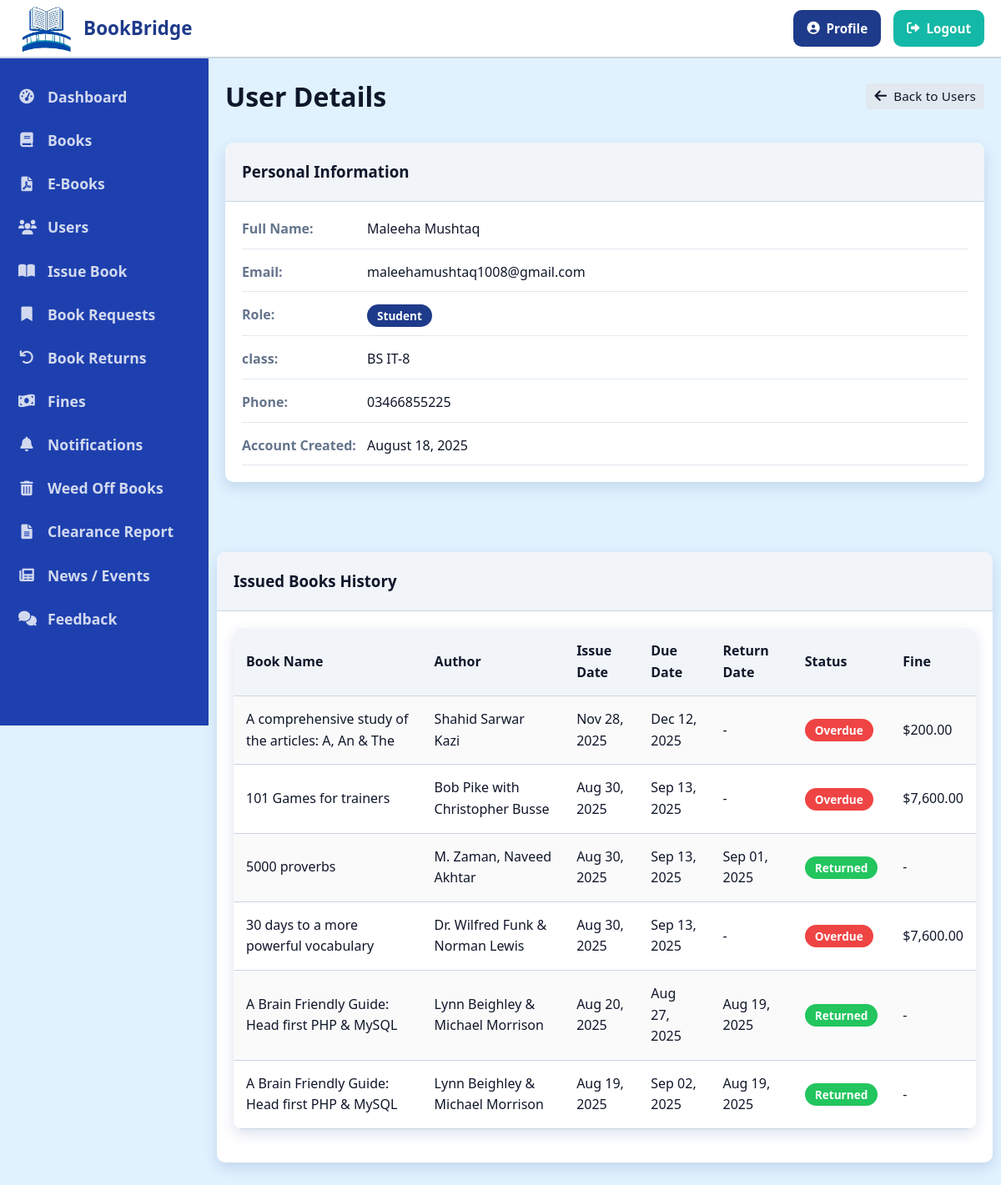
The app's page /librarian/user_details.php?id=41 (signed in) with its own data.
### tables this page shows
CREATE TABLE `users` (
  `id` int(11) NOT NULL,
  `unique_id` varchar(20) DEFAULT NULL,
  `name` varchar(100) NOT NULL,
  `email` varchar(100) NOT NULL,
  `password` varchar(255) NOT NULL,
  `role` enum('librarian','student','faculty') NOT NULL,
  `class` varchar(100) DEFAULT NULL,
  `phone` varchar(20) DEFAULT NULL,
  `address` text DEFAULT NULL,
  `created_at` timestamp NOT NULL DEFAULT current_timestamp(),
  `approval_status` varchar(20) DEFAULT 'pending',
  `approved_at` timestamp NULL DEFAULT NULL,
  `rejected_at` timestamp NULL DEFAULT NULL,
  `email_verified` tinyint(1) DEFAULT 0,
  `email_verification_token` varchar(255) DEFAULT NULL
);

CREATE TABLE `issued_books` (
  `id` int(11) NOT NULL,
  `book_id` int(11) NOT NULL,
  `user_id` int(11) NOT NULL,
  `issue_date` timestamp NOT NULL DEFAULT current_timestamp(),
  `return_date` date NOT NULL,
  `actual_return_date` date DEFAULT NULL,
  `status` enum('issued','returned','overdue') NOT NULL DEFAULT 'issued',
  `fine_amount` decimal(10,2) DEFAULT 0.00
);

CREATE TABLE `books` (
  `id` int(11) NOT NULL,
  `book_name` varchar(100) DEFAULT NULL,
  `author` varchar(100) DEFAULT NULL,
  `book_no` varchar(20) DEFAULT NULL,
  `publisher` varchar(100) DEFAULT NULL,
  `category` varchar(50) DEFAULT NULL,
  `available_quantity` int(11) NOT NULL DEFAULT 0,
  `total_quantity` int(11) NOT NULL DEFAULT 0,
  `created_at` timestamp NOT NULL DEFAULT current_timestamp(),
  `updated_at` timestamp NOT NULL DEFAULT current_timestamp() ON UPDATE current_timestamp()
);

### librarian/user_details.php (the view, shortened to what this page needs)
<?php
include_once '../includes/header.php';
$userId = isset($_GET['id']) ? (int)$_GET['id'] : 0;
$stmt = $conn->prepare("SELECT * FROM users WHERE id = ?");
$stmt->bind_param("i", $userId);
$stmt->execute();
$result = $stmt->get_result();
$user = $result->fetch_assoc();
$stmt = $conn->prepare("
    SELECT ib.*, b.book_name, b.author
    FROM issued_books ib
    JOIN books b ON ib.book_id = b.id
    WHERE ib.user_id = ?
    ORDER BY ib.issue_date DESC
");
$stmt->bind_param("i", $userId);
$stmt->execute();
$issuedBooks = $stmt->get_result();
?>
<div class="d-flex justify-between align-center mb-4">
    <h1 class="page-title">User Details</h1>
    <div>
        <a href="users.php" class="btn btn-secondary">
            <i class="fas fa-arrow-left"></i> Back to Users
        </a>
    </div>
</div>
<div class="dashboard-row" style="margin-top:30px";>
    <div class="dashboard-col">
        <div class="card">
            <div class="card-header">
                <h3>Personal Information</h3>
            </div>
            <div class="card-body">
                <div class="user-info">
                    <div class="info-item">
                        <label>Full Name:</label>
                        <span><?php echo htmlspecialchars($user['name']); ?></span>
                    </div>
                    <div class="info-item">
                        <label>Email:</label>
                        <span><?php echo htmlspecialchars($user['email']); ?></span>
                    </div>
                    <div class="info-item">
                        <label>Role:</label>
                        <span>
                            <?php
                            switch ($user['role']) {
                                case 'student':
                                    echo '<span class="badge badge-primary">Student</span>';
                                    break;
                            }
                            ?>
                        </span>
                    </div>
                    <div class="info-item">
                        <label>class:</label>
                        <span><?php echo htmlspecialchars($user['class'] ?: 'Not specified'); ?></span>
                    </div>
                    <div class="info-item">
                        <label>Phone:</label>
                        <span><?php echo htmlspecialchars($user['phone'] ?: 'Not specified'); ?></span>
                    </div>
                    <div class="info-item">
                        <label>Account Created:</label>
                        <span><?php echo date('F j, Y', strtotime($user['created_at'])); ?></span>
                    </div>
                </div>
            </div>
        </div>
    </div>
<div class="card mt-4">
    <div class="card-header">
        <h3>Issued Books History</h3>
    </div>
    <div class="card-body" >
        <div class="table-container">
            <table class="table table-striped">
                <thead>
                    <tr>
                        <th>Book Name</th>
                        <th>Author</th>
                        <th>Issue Date</th>
                        <th>Due Date</th>
                        <th>Return Date</th>
                        <th>Status</th>
                        <th>Fine</th>
                    </tr>
                </thead>
                <tbody>
                    <?php if ($issuedBooks->num_rows > 0): ?>
                        <?php while ($book = $issuedBooks->fetch_assoc()): ?>
                            <tr>
                                <td><?php echo htmlspecialchars($book['book_name']); ?></td>
                                <td><?php echo htmlspecialchars($book['author']); ?></td>
                                <td><?php echo date('M d, Y', strtotime($book['issue_date'])); ?></td>
                                <td><?php echo date('M d, Y', strtotime($book['return_date'])); ?></td>
                                <td>
                                    <?php
                                    if ($book['actual_return_date']) {
                                        echo date('M d, Y', strtotime($book['actual_return_date']));
                                    } else {
                                        echo '-';
                                    }
                                    ?>
                                </td>
                                <td>
                                    <?php
                                    switch ($book['status']) {
                                        case 'returned':
                                            echo '<span class="badge badge-success">Returned</span>';
                                            break;
                                        case 'overdue':
                                            echo '<span class="badge badge-danger">Overdue</span>';
                                            break;
                                    }
                                    ?>
                                </td>
                                <td>
                                    <?php
                                    if ($book['fine_amount'] > 0) {
                                        echo '$' . number_format($book['fine_amount'], 2);
                                    } else {
                                        echo '-';
                                    }
                                    ?>
                                </td>
                            </tr>
                        <?php endwhile; ?>
                    <?php else: ?>
                        <tr>
                            <td colspan="7" class="text-center">No books issued yet</td>
                        </tr>
                    <?php endif; ?>
                </tbody>
            </table>
        </div>
    </div>
</div>
<?php
include_once '../includes/footer.php';
?>

### css/style.css (style rules this page uses)
:root { --primary-color: #1E3A8A; --primary-light: #3B82F6; --primary-dark: #1E40AF; --secondary-color: #E0F2FE; --accent-color: #14B8A6; --success-color: #22C55E; --warning-color: #F59E0B; --danger-color: #EF4444; --text-color: #0F172A; --text-light: #64748B; --white: #FFFFFF; --gray-100: #F1F5F9; --gray-200: #E2E8F0; --gray-300: #CBD5E1; --gray-400: #94A3B8; --gray-500: #64748B; --border-radius: 10px; --box-shadow: 0 6px 16px rgba(30, 58, 138, 0.15); --transition: all 0.3s ease-in-out; }
* { margin: 0; padding: 0; box-sizing: border-box; }
body { font-family: 'Segoe UI', Tahoma, Geneva, Verdana, sans-serif; line-height: 1.6; color: var(--text-color); background-color: var(--secondary-color); }
a { text-decoration: none; color: var(--primary-color); transition: var(--transition); }
.d-flex { display: flex; }
.justify-between { justify-content: space-between; }
.align-center { align-items: center; }
.btn { display: inline-flex; align-items: center; justify-content: center; padding: 10px 20px; border: none; border-radius: var(--border-radius); cursor: pointer; font-weight: 500; transition: var(--transition); text-align: center; gap: 8px; font-size: 0.95em; line-height: 1.4; letter-spacing: 0.01em; white-space: nowrap; }
.btn i { font-size: 1.1em; }
.btn-secondary { background-color: var(--gray-200); color: var(--text-color); }
.card { background-color: var(--white); border-radius: var(--border-radius); box-shadow: var(--box-shadow); margin-bottom: 20px; overflow: hidden; transition: var(--transition); }
.card-header { padding: 20px; border-bottom: 1px solid var(--gray-300); background-color: var(--gray-100); font-weight: 600; display: flex; justify-content: space-between; align-items: center; flex-wrap: wrap; gap: 10px; }
.card-body { padding: 20px; }
.table-container { overflow-x: auto; margin-bottom: 20px; background: var(--white); border-radius: var(--border-radius); box-shadow: var(--box-shadow); -webkit-overflow-scrolling: touch; }
.table { width: 100%; border-collapse: collapse; margin-bottom: 0; min-width: 600px; }
.table th, .table td { padding: 15px; text-align: left; border-bottom: 1px solid var(--gray-300); vertical-align: middle; }
.table th { background-color: var(--gray-100); font-weight: 600; color: var(--text-color); position: sticky; top: 0; z-index: 10; }
.table-striped tbody tr:nth-of-type(odd) { background-color: rgba(0, 0, 0, 0.02); }
.badge { display: inline-flex; align-items: center; padding: 4px 12px; border-radius: 50px; font-size: 0.85em; font-weight: 600; line-height: 1.4; white-space: nowrap; }
.badge-success { background-color: var(--success-color); color: var(--white); }
.badge-danger { background-color: var(--danger-color); color: var(--white); }
.badge-primary { background-color: var(--primary-color); color: var(--white); }
.dashboard-row { display: flex; flex-wrap: wrap; margin: 0 -10px; gap: 20px; }
.dashboard-col { flex: 1; min-width: 300px; padding: 0 10px; margin-bottom: 20px; }
.mt-4 { margin-top: 1.5rem; }
.mb-4 { margin-bottom: 1.5rem; }
.btn { padding: 5px 10px; border-radius: 4px; cursor: pointer; }

### css/dashboard.css (style rules this page uses)
.dashboard-row { display: flex; flex-wrap: wrap; margin: 0 -10px; }
.dashboard-col { flex: 1; min-width: 300px; padding: 0 10px; margin-bottom: 20px; }

### librarian/user_details.php (style rules this page uses)
.user-info { display: grid; gap: 15px; }
.info-item { display: flex; border-bottom: 1px solid var(--gray-200); padding-bottom: 10px; }
.info-item label { font-weight: 600; width: 150px; color: var(--text-light); }

### records on screen
users: name "Maleeha Mushtaq", email "maleehamushtaq1008@gmail.com", class "BS IT-8", phone "03466855225", created_at "August 18, 2025"
issued_books: book.book_name "A comprehensive study of the articles: A, An & The", book.author "Shahid Sarwar Kazi", issue_date "Nov 28, 2025", return_date "Dec 12, 2025", status "Overdue", fine_amount "200.00"
issued_books: book.book_name "101 Games for trainers", book.author "Bob Pike with Christopher Busse", issue_date "Aug 30, 2025", return_date "Sep 13, 2025", status "Overdue", fine_amount "7,600.00"
issued_books: book.book_name "5000 proverbs", book.author "M. Zaman, Naveed Akhtar", issue_date "Aug 30, 2025", return_date "Sep 13, 2025", actual_return_date "Sep 01, 2025", status "Returned"
issued_books: book.book_name "30 days to a more powerful vocabulary", book.author "Dr. Wilfred Funk & Norman Lewis", issue_date "Aug 30, 2025", return_date "Sep 13, 2025", status "Overdue", fine_amount "7,600.00"
issued_books: book.book_name "A Brain Friendly Guide: Head first PHP & MySQL", book.author "Lynn Beighley & Michael Morrison", issue_date "Aug 20, 2025", return_date "Aug 27, 2025", actual_return_date "Aug 19, 2025", status "Returned"
issued_books: book.book_name "A Brain Friendly Guide: Head first PHP & MySQL", book.author "Lynn Beighley & Michael Morrison", issue_date "Aug 19, 2025", return_date "Sep 02, 2025", actual_return_date "Aug 19, 2025", status "Returned"
